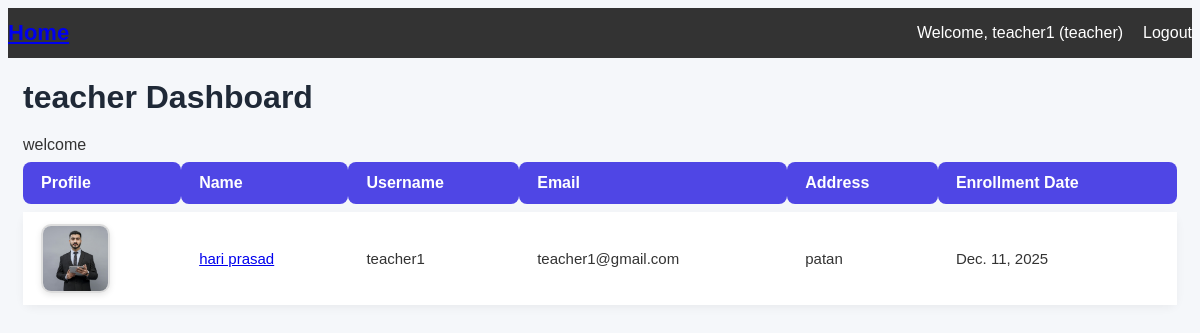
Screenshot of /dashboard/ (signed in) with the database file from the repository.
### base/models.py (models this page shows, shortened)
class CustomUser(AbstractUser):
    USER_TYPE_CHOICES = (
        ('admin', 'Admin'),
        ('teacher', 'Teacher'),
        ('student', 'Student'),
        ('staff', 'Staff'),
    )
    name = models.CharField(max_length=255, blank=True)
    roll_number = models.IntegerField(blank=True, null=True)
    address = models.CharField(max_length=255)
    enrollment_date = models.DateField(auto_now_add=True)
    user_type = models.CharField(max_length=10, choices=USER_TYPE_CHOICES)
    email = models.EmailField(unique=True)
    image = models.ImageField(upload_to='user_image/', blank=True, null=True)
    @property
    def is_admin(self):
        return self.user_type == 'admin'
    @property
    def is_teacher(self):
        return self.user_type == 'teacher'
    @property
    def is_student(self):
        return self.user_type == 'student'
    def __str__(self):
        return self.name

class herosection(models.Model):
    title = models.CharField(max_length=100)
    description = models.TextField()
    is_active = models.BooleanField(default=False)

### base/views.py (the view)
# urls.py: path('dashboard/', views.dashboard, name='dashboard'),
def dashboard(request):
    user = request.user
    students = CustomUser.objects.filter(user_type='student')
    teachers = CustomUser.objects.filter(user_type='teacher')
    classes = School_Class.objects.filter()
    hero = herosection.objects.get(is_active=True)
    print("Current User:", user)
    return render(request, 'dashboard.html', {
        'user': user,
        'students': students,
        'teachers': teachers,
        'hero': hero,
        'classes': classes,
    })

### templates/dashboard.html (shortened to what this page needs)
{%include 'navbar.html' %}
{% block content %}
<div class="dashboard-container">
    {% if user.is_student %}
    <table class="class-table">
        <thead>
            <tr>
                <th>Profile</th>
                <th>Name</th>
                <th>Username</th>
                <th>Email</th>
                <th>Roll Number</th>
                <th>Address</th>
                <th>Enrollment Date</th>
            </tr>
        </thead>
        <tbody>
            <td>
                {% if user.image %}
                <img src="{{ user.image.url }}" class="table-img">
                {% endif %}
            </td>
            <td><a href="{% url 'student_class_detail' user.id %}">
                    <div class="card"> {{ user.name }}</div>
                </a></td>
            <td>{{user.username}}</td>
            <td>{{ user.email }}</td>
            <td>{{ user.roll_number }}</td>
            <td>{{ user.address }}</td>
            <td>{{ user.enrollment_date }}</td>
        </tbody>
    </table>
    {% elif user.is_teacher %}
    <h1>{{ hero.title }}</h1>
    {{ hero.description }}
    <table class="class-table">
        <thead>
            <tr>
                <th>Profile</th>
                <th>Name</th>
                <th>Username</th>
                <th>Email</th>
                <th>Address</th>
                <th>Enrollment Date</th>
            </tr>
        </thead>
        <tbody>
            <td>
                {% if user.image %}
                <img src="{{ user.image.url }}" class="table-img">
                {% endif %}
            </td>
            <td><a href="{% url 'school_class' user.id %}">
                    <div class="card"> {{ user.name }}</div>
                </a></td>
            <td>{{user.username}}</td>
            <td>{{ user.email }}</td>
            <td>{{ user.address }}</td>
            <td>{{ user.enrollment_date }}</td>
        </tbody>
    </table>
    {% endif %}
</div>
{% endblock %}

### templates/navbar.html (shortened to what this page needs)
{% load static %}
<!DOCTYPE html>
<html lang="en">
<head>
    <link rel="stylesheet" href="{% static 'css/navbar.css' %}">
</head>
<body>
    <nav class="navbar">
        <a class="logo" href="{% url 'dashboard' %}">Home</a>
        <ul class="nav-links">
            {% if user.USER_TYPE_CHOICES %}
            <span>
                Welcome, <span>{{ user.username }}</span>
                <span>({{ user.user_type }})</span>
            </span>
            <a href="{% url 'logout' %}">Logout</a>
            {% else %}
            <a href="{% url 'login' %}">Login</a>
            <a href="{% url 'signup' %}">Sign Up</a>
            {% endif %}
        </ul>
    </nav>
</body>
</html>

### static/css/navbar.css (style rules this page uses)
.navbar { background-color: #333; color: white; display: flex; justify-content: space-between; align-items: center; }
.logo { font-size: 22px; font-weight: bold; }
.nav-links { list-style: none; display: flex; gap: 20px; }
.nav-links a { color: white; text-decoration: none; font-size: 16px; }

### templates/dashboard.html (style rules this page uses)
body { font-family: 'Poppins', sans-serif; background: #f5f7fa; color: #333; }
.dashboard-container { max-width: 1200px; margin: 20px auto; padding: 0 15px; }
h1, h2 { font-weight: 700; color: #1f2937; margin-bottom: 20px; opacity: 0; transform: translateY(-20px); transition: all 0.6s ease; }
h1.show, h2.show { opacity: 1; transform: translateY(0); }
.custom-table, .class-table { width: 100%; border-collapse: separate; border-spacing: 0 8px; font-family: Arial, sans-serif; font-size: 15px; }
.custom-table thead th, .class-table thead th { background: #4F46E5; color: white; padding: 12px 18px; text-align: left; font-weight: bold; border-radius: 8px; font-size: 16px; }
.custom-table tbody td, .class-table tbody td { padding: 12px 18px; }
.table-img { width: 65px; height: 65px; border-radius: 10px; object-fit: cover; border: 2px solid #ddd; box-shadow: 0 2px 6px rgba(0, 0, 0, 0.1); }

### rows the page displays
CustomUser: username "teacher1", user_type "teacher", image (picture), name "hari prasad", email "teacher1@gmail.com", address "patan", enrollment_date "Dec. 11, 2025"
herosection: title "teacher Dashboard", description "welcome"
